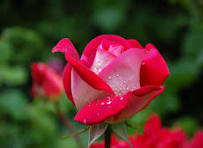
#> input picture cv2/flower3.jpg, 203 x 148 px, found by its file name
$ python pract1.py
#> lines starting #> are read from the running program, lines starting #| are printed output that depends on the picture
import cv2
import numpy as np
img=cv2.imread(r'C:\Users\RCPIT\Desktop\flower3.jpg')
#> img is the input picture: shape (148, 203, 3); mean B, G, R 41.9, 52.8, 88.4
b,g,r=cv2.split(img)
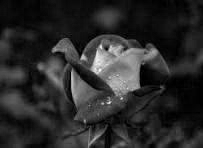
#> b: shape (148, 203); min 0, max 246, mean 41.9
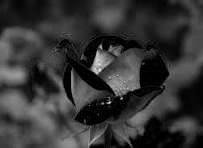
#> g: shape (148, 203); min 0, max 230, mean 52.8
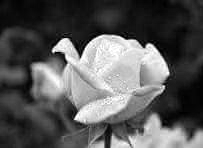
#> r: shape (148, 203); min 0, max 255, mean 88.4
zeros_ch=np.zeros(img.shape[0:2],dtype="uint8")

#blue image
blue_img =cv2.merge([b,zeros_ch,zeros_ch])
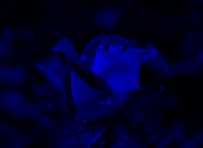
#> blue_img: shape (148, 203, 3); mean of channels 0, 1, 2 41.9, 0, 0; drawn as B, G, R
cv2.imshow('Blue Image',blue_img)
#> (the run stopped early here; a loop or call above may not have finished)
